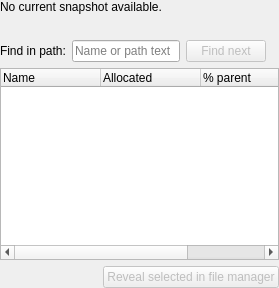
<?xml version="1.0" encoding="UTF-8"?>
<ui version="4.0">
 <class>SnapshotUsageWidget</class>
 <widget class="QWidget" name="SnapshotUsageWidget">
  <layout class="QVBoxLayout" name="verticalLayout">
   <property name="leftMargin"><number>0</number></property>
   <property name="topMargin"><number>0</number></property>
   <property name="rightMargin"><number>0</number></property>
   <property name="bottomMargin"><number>0</number></property>
   <item>
    <widget class="QLabel" name="snapshotContextLabel">
     <property name="text"><string>No current snapshot available.</string></property>
     <property name="textInteractionFlags"><set>Qt::TextInteractionFlag::TextSelectableByMouse</set></property>
     <property name="wordWrap"><bool>true</bool></property>
    </widget>
   </item>
   <item>
    <widget class="QLabel" name="snapshotQualificationLabel">
     <property name="text"><string/></property>
     <property name="wordWrap"><bool>true</bool></property>
    </widget>
   </item>
   <item>
    <layout class="QHBoxLayout" name="searchLayout">
     <item>
      <widget class="QLabel" name="searchLabel">
       <property name="text"><string>Find in path:</string></property>
       <property name="buddy"><cstring>searchEdit</cstring></property>
      </widget>
     </item>
     <item>
      <widget class="QLineEdit" name="searchEdit">
       <property name="accessibleName"><string>Find in current snapshot paths</string></property>
       <property name="clearButtonEnabled"><bool>true</bool></property>
       <property name="placeholderText"><string>Name or path text</string></property>
      </widget>
     </item>
     <item>
      <widget class="QPushButton" name="findNextButton">
       <property name="enabled"><bool>false</bool></property>
       <property name="shortcut"><string>F3</string></property>
       <property name="text"><string>Find next</string></property>
      </widget>
     </item>
     <item>
      <widget class="QLabel" name="searchStatusLabel">
       <property name="text"><string/></property>
      </widget>
     </item>
    </layout>
   </item>
   <item>
    <widget class="QTreeWidget" name="usageTree">
     <property name="accessibleName"><string>Current allocated space by path</string></property>
     <property name="accessibleDescription"><string>Expand folders to inspect allocated space. Activate an item to reveal it in the file manager.</string></property>
     <property name="alternatingRowColors"><bool>true</bool></property>
     <property name="editTriggers"><set>QAbstractItemView::EditTrigger::NoEditTriggers</set></property>
     <property name="selectionBehavior"><enum>QAbstractItemView::SelectionBehavior::SelectRows</enum></property>
     <property name="uniformRowHeights"><bool>true</bool></property>
     <column><property name="text"><string>Name</string></property></column>
     <column><property name="text"><string>Allocated</string></property></column>
     <column><property name="text"><string>% parent</string></property></column>
     <column><property name="text"><string>% root</string></property></column>
    </widget>
   </item>
   <item>
    <layout class="QHBoxLayout" name="usageActionLayout">
     <item>
      <spacer name="usageActionSpacer">
       <property name="orientation"><enum>Qt::Orientation::Horizontal</enum></property>
       <property name="sizeHint" stdset="0"><size><width>40</width><height>20</height></size></property>
      </spacer>
     </item>
     <item>
      <widget class="QPushButton" name="revealSelectedButton">
       <property name="enabled"><bool>false</bool></property>
       <property name="text"><string>Reveal selected in file manager</string></property>
      </widget>
     </item>
    </layout>
   </item>
  </layout>
 </widget>
 <resources/>
 <connections/>
</ui>
